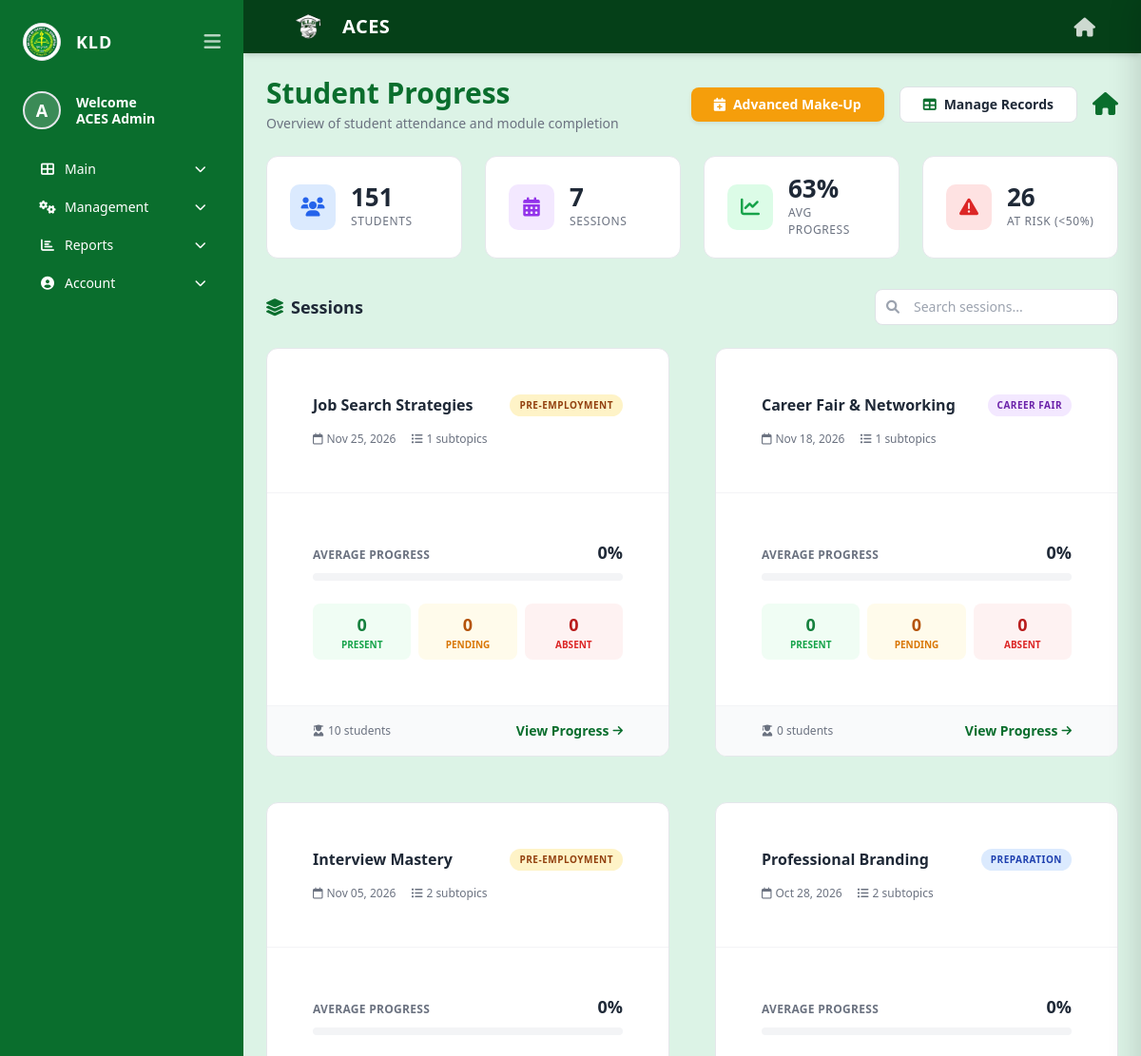
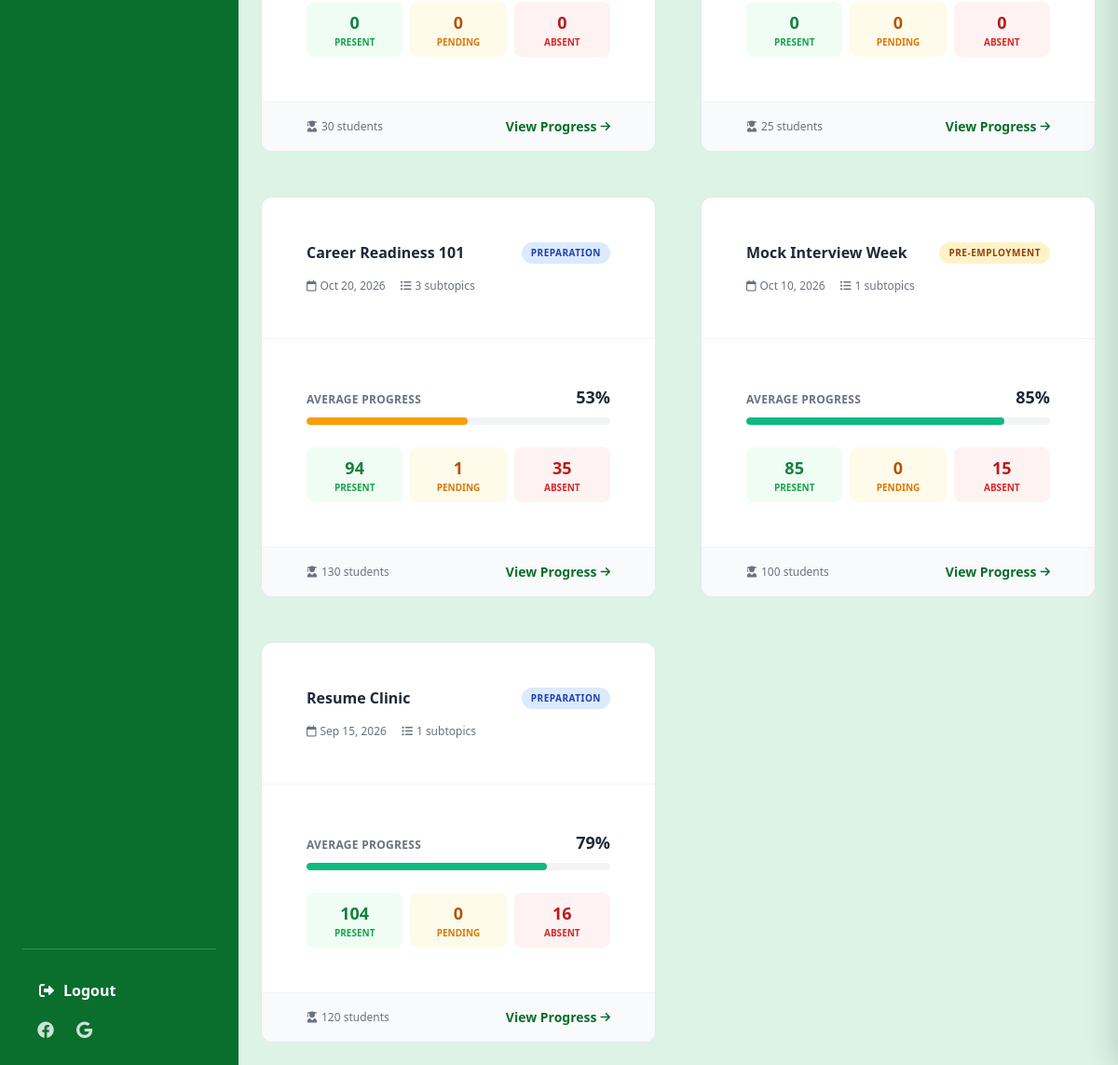
The page /staff/student_progress.php (signed in) on the database its author committed (2 pictures, top to bottom).
### tables this page shows
CREATE TABLE `users` (
  `user_id` int(11) NOT NULL,
  `email` varchar(100) NOT NULL,
  `avatar` varchar(255) DEFAULT NULL,
  `password_hash` varchar(255) NOT NULL,
  `is_verified` tinyint(1) NOT NULL DEFAULT 0,
  `verification_token` varchar(64) DEFAULT NULL,
  `verification_expires` datetime DEFAULT NULL,
  `reset_token` varchar(64) DEFAULT NULL,
  `reset_expires` datetime DEFAULT NULL,
  `full_name` varchar(100) NOT NULL,
  `role` enum('student','staff') NOT NULL,
  `staff_role` varchar(50) DEFAULT NULL,
  `is_active` tinyint(1) NOT NULL DEFAULT 1,
  `created_by` int(11) DEFAULT NULL,
  `created_at` datetime DEFAULT current_timestamp(),
  `pending_email` varchar(255) DEFAULT NULL,
  `email_change_pin` varchar(6) DEFAULT NULL,
  `email_pin_expiry` datetime DEFAULT NULL
);

CREATE TABLE `sessions` (
  `session_id` int(11) NOT NULL,
  `title` varchar(100) NOT NULL,
  `phase` enum('Preparation','Pre-Employment','Career Fair') NOT NULL,
  `date` date NOT NULL,
  `start_time` time NOT NULL,
  `end_time` time NOT NULL,
  `description` text DEFAULT NULL,
  `image_path` varchar(255) DEFAULT NULL,
  `created_by` int(11) NOT NULL,
  `proctor` varchar(100) DEFAULT 'TBA',
  `location` varchar(200) DEFAULT 'TBA',
  `is_deleted` tinyint(1) DEFAULT 0,
  `allow_multiple` tinyint(1) NOT NULL DEFAULT 0
);

### staff/student_progress.php (the view, shortened to what the rows shown need)
<?php
require_once __DIR__ . '/../includes/auth.php';
$sessions = $pdo->query("
    SELECT
        s.session_id, s.title, s.phase, s.date,
        COUNT(DISTINCT st.subtopic_id) AS subtopic_count,
        COUNT(DISTINCT CASE WHEN stu.is_deleted = 0 THEN r.student_id END) AS student_count,
        SUM(CASE WHEN a.attendance_status = 'present' AND a.is_deleted = 0 AND stu.is_deleted = 0 THEN 1 ELSE 0 END) AS present_count,
        SUM(CASE WHEN a.attendance_status = 'pending' AND a.is_deleted = 0 AND stu.is_deleted = 0 THEN 1 ELSE 0 END) AS pending_count,
        SUM(CASE WHEN a.attendance_status = 'absent'  AND a.is_deleted = 0 AND stu.is_deleted = 0 THEN 1 ELSE 0 END) AS absent_count,
        COUNT(CASE WHEN a.is_deleted = 0 AND stu.is_deleted = 0 THEN a.attendance_id END) AS att_total
    FROM sessions s
    LEFT JOIN subtopics st ON st.session_id = s.session_id AND st.is_deleted = 0
    LEFT JOIN registrations r ON r.subtopic_id = st.subtopic_id AND r.status IN ('assigned','auto_assigned')
    LEFT JOIN students stu ON r.student_id = stu.student_id
    LEFT JOIN attendance a ON a.student_id = r.student_id AND a.subtopic_id = st.subtopic_id
    WHERE s.is_deleted = 0
    GROUP BY s.session_id
    ORDER BY s.date DESC, s.title
")->fetchAll();
?>
<!DOCTYPE html>
<html lang="en" class="h-full">
<head>
    <link href="https://cdn.jsdelivr.net/npm/bootstrap@5.3.0/dist/css/bootstrap.min.css" rel="stylesheet">
    <link rel="stylesheet" href="../assets/css/tailwind.css">
    <link rel="stylesheet" href="https://cdnjs.cloudflare.com/ajax/libs/font-awesome/6.0.0/css/all.min.css">
</head>
<body class="bg-[#dcf3e6] h-screen flex flex-col md:flex-row overflow-hidden">
<?php include '../includes/staff_sidebar.php'; ?>
<div class="flex-1 flex flex-col overflow-hidden">
    <main class="flex-1 p-4 md:p-8 overflow-y-auto no-scrollbar">
        <div class="flex justify-between items-center mb-6">
            <div>
                <h1 class="text-2xl md:text-3xl font-bold text-[#0a6e2d]">Student Progress</h1>
            </div>
        </div>
        <div class="mb-4 flex flex-wrap items-center justify-between gap-3">
            <h2 class="text-lg font-semibold text-gray-800">
                <i class="fas fa-layer-group text-[#0a6e2d] mr-2"></i>Sessions
            </h2>
        </div>
        <?php if (empty($sessions)): ?>
            <div class="bg-white rounded-xl p-12 text-center border border-gray-200">
                <i class="fas fa-inbox text-5xl text-gray-300 mb-4"></i>
                <p class="text-gray-500">No sessions yet.</p>
            </div>
        <?php else: ?>
            <div class="grid grid-cols-1 lg:grid-cols-2 xl:grid-cols-3 gap-5" id="sessionGrid">
                <?php foreach ($sessions as $sess):
                    $progressColor = $sess['avg_progress'] >= 75 ? 'green' : ($sess['avg_progress'] >= 40 ? 'amber' : 'red');
                    $phaseKey = str_replace(' ', '-', $sess['phase']);
                ?>
                    <div class="session-card fade-in cursor-pointer group"
                         onclick="openDrawer('<?= $sess['session_id'] ?>', '<?= htmlspecialchars($sess['title']) ?>')"
                         data-progress="<?= $sess['avg_progress'] ?>"
                         data-has-attendance="<?= $sess['has_attendance'] ? '1' : '0' ?>"
                         data-session-id="<?= $sess['session_id'] ?>"
                         data-title="<?= htmlspecialchars($sess['title']) ?>">
                        <div class="p-5 border-b border-gray-100">
                            <div class="flex items-start justify-between gap-3 mb-3">
                                <h3 class="font-bold text-gray-800 text-base leading-snug flex-1">
                                    <?= htmlspecialchars($sess['title']) ?>
                                </h3>
                                <span class="phase-badge phase-<?= $phaseKey ?>">
                                    <?= htmlspecialchars($sess['phase']) ?>
                                </span>
                            </div>
                            <div class="text-xs text-gray-500 flex items-center gap-3">
                                <span><i class="far fa-calendar mr-1"></i><?= date('M d, Y', strtotime($sess['date'])) ?></span>
                                <span><i class="fas fa-list-ul mr-1"></i><?= $sess['subtopic_count'] ?> subtopics</span>
                            </div>
                        </div>
                        <div class="p-5 flex-1">
                            <div class="flex justify-between items-baseline mb-2">
                                <span class="text-xs font-semibold text-gray-500 uppercase tracking-wide">Average Progress</span>
                                <span class="text-lg font-bold text-gray-800"><?= $sess['avg_progress'] ?>%</span>
                            </div>
                            <div class="progress-track mb-4">
                                <div class="progress-fill <?= $progressColor ?>" style="width: <?= $sess['avg_progress'] ?>%"></div>
                            </div>
                            <div class="grid grid-cols-3 gap-2 text-center">
                                <div class="bg-green-50 rounded-lg py-2">
                                    <div class="text-lg font-bold text-green-700"><?= (int)$sess['present_count'] ?></div>
                                    <div class="text-[10px] text-green-600 uppercase font-semibold">Present</div>
                                </div>
                                <div class="bg-amber-50 rounded-lg py-2">
                                    <div class="text-lg font-bold text-amber-700"><?= (int)$sess['pending_count'] ?></div>
                                    <div class="text-[10px] text-amber-600 uppercase font-semibold">Pending</div>
                                </div>
                                <div class="bg-red-50 rounded-lg py-2">
                                    <div class="text-lg font-bold text-red-700"><?= (int)$sess['absent_count'] ?></div>
                                    <div class="text-[10px] text-red-600 uppercase font-semibold">Absent</div>
                                </div>
                            </div>
                        </div>
                        <div class="px-5 py-3 bg-gray-50 border-t border-gray-100 flex items-center justify-between">
                            <span class="text-xs text-gray-500">
                                <i class="fas fa-user-graduate mr-1"></i><?= $sess['student_count'] ?> students
                            </span>
                            <span class="text-sm font-semibold text-[#0a6e2d] flex items-center gap-1 group-hover:gap-2 transition-all">
                                View Progress <i class="fas fa-arrow-right text-xs"></i>
                            </span>
                        </div>
                    </div>
                <?php endforeach; ?>
            </div>
        <?php endif; ?>
    </main>
</div>
</body>
</html>

### includes/staff_sidebar.php (shortened to what the rows shown need)
<?php
if (!isset($staff_name)) {
    $stmt = $pdo->prepare("SELECT full_name FROM users WHERE user_id = ?");
    $stmt->execute([$_SESSION['user_id']]);
    $sidebar_user = $stmt->fetch();
    $staff_name = $sidebar_user['full_name'];
}
?>
<aside id="staffSidebar" class="hidden md:flex w-64 bg-[#0a6e2d] text-white flex-col p-4 shrink-0 h-screen sticky top-0 transition-all duration-300 overflow-y-auto">
    <div>
        <?php
        $stmt_av = $pdo->prepare("SELECT full_name, avatar FROM users WHERE user_id = ?");
        $stmt_av->execute([$_SESSION['user_id']]);
        $sb_user = $stmt_av->fetch();
        $sb_name = $sb_user['full_name'] ?? $staff_name;
        $sb_avatar = $sb_user['avatar'] ?? null;
        ?>
        <div class="mb-6 sidebar-text flex items-center gap-3">
            <?php if (!empty($sb_avatar)): ?>
                <img src="../<?= htmlspecialchars($sb_avatar) ?>" alt="Avatar" class="h-10 w-10 rounded-full object-cover border-2 border-white/30 shadow-sm shrink-0">
            <?php else: ?>
                <div class="h-10 w-10 rounded-full bg-white/20 text-white flex items-center justify-center font-bold text-lg border-2 border-white/30 shrink-0">
                    <?= strtoupper(substr($sb_name, 0, 1)) ?>
                </div>
            <?php endif; ?>
            <div class="min-w-0">
                <h2 class="text-sm font-bold leading-tight">Welcome<br><?= htmlspecialchars($sb_name) ?></h2>
            </div>
        </div>
    </div>
</aside>

### rows shown on the page
users: full_name "A", full_name "ACES Admin"
sessions: title "Job Search Strategies", phase "PRE-EMPLOYMENT", date "Nov 25, 2026", subtopic_count "1", avg_progress "0", present_count "0", pending_count "0", absent_count "0", student_count "10"
sessions: title "Career Fair & Networking", phase "CAREER FAIR", date "Nov 18, 2026", subtopic_count "1", avg_progress "0", present_count "0", pending_count "0", absent_count "0", student_count "0"
sessions: title "Interview Mastery", phase "PRE-EMPLOYMENT", date "Nov 05, 2026", subtopic_count "2", avg_progress "0", present_count "0", pending_count "0", absent_count "0", student_count "30"
sessions: title "Professional Branding", phase "PREPARATION", date "Oct 28, 2026", subtopic_count "2", avg_progress "0", present_count "0", pending_count "0", absent_count "0", student_count "25"
sessions: title "Career Readiness 101", phase "PREPARATION", date "Oct 20, 2026", subtopic_count "3", avg_progress "53", present_count "94", pending_count "1", absent_count "35", student_count "130"
sessions: title "Mock Interview Week", phase "PRE-EMPLOYMENT", date "Oct 10, 2026", subtopic_count "1", avg_progress "85", present_count "85", pending_count "0", absent_count "15", student_count "100"
sessions: title "Resume Clinic", phase "PREPARATION", date "Sep 15, 2026", subtopic_count "1", avg_progress "79", present_count "104", pending_count "0", absent_count "16", student_count "120"

### other values the page prints
$total_students "151"
$total_sessions "7"
$at_risk "26"
